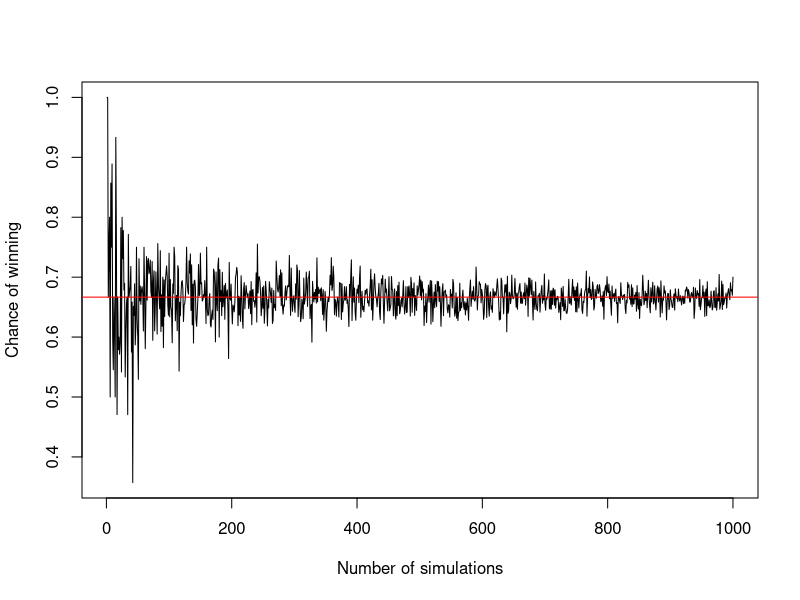

R code for this plot:
#### The Monty Hall Problem ####

library(combinat)

x<-c('s1','s2','c') # s1=sheep1, s2=sheep2, c=car
per<-permn(x) # possibile permutations of the 3 prizes
per

doors<-c(1,2,3)
j<-sample(doors,1)

sim<-function(j) {
  choose<-sample(per,1)[[1]][j] # candidate's choice
  # 3 possible scenarios:
  # 1)
  if (choose=='s1') {
    open<-'s2' # door with s2 is opened
    choose<-'c' # the candidate changes his choice
  }
  # 2)
  else if (choose=='s2') {
    open<-'s1' # door with s1 is opened
    choose<-'c' # the candidate changes his choice
  }
  # 3)
  else if (choose=='c') {
    open<-sample(c('s1','s2'),1)[[1]]
    if (open=='s1') choose<-'s2'
    else if (open=='s2') choose<-'s1'
  }
  return(choose) }

# SIMULATION STUDY
m<-1000 # number of simulations
vec<-rep(0,m)
for (i in 1:m) {
  j<-sample(c(1,2,3),1)
  vec[i]<-sim(j)
}
table(vec)/m
# The proportion by which the candidate wins the car is approximately of 2/3.

# Plot:
M<-1000
car<-rep(0,M)
for(m in 1:M) {
  vec<-rep(0,m)
  for (i in 1:m) {
    j<-sample(c(1,2,3),1)
    vec[i]<-sim(j)
  } 
  car[m]<-(table(vec)/m)[1]
}
plot(car,type="l",xlab="Number of simulations",ylab="Chance of winning")
abline(h=2/3,col="red")
# As the number of simulations increases, the probability of winning becomes closer to the 
# theoretical value of 2/3.
